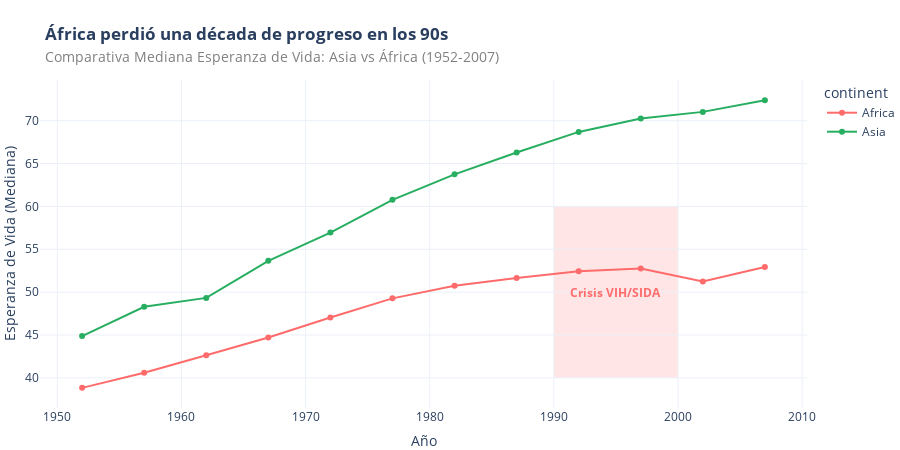

Notebook code cell kept with this figure:
### Markdown cell above
<h3>4. EL QUIEBRE</h3>
<h1>Cuando el Progreso se Detiene: La Crisis de los 90s</h1>

<div class="alert-box">
    <h3>⚠️ La Década Perdida</h3>
    <p>Mientras Asia disparó su esperanza de vida gracias a la industrialización, África sufrió un estancamiento brutal en los años 90. Esto no fue un fallo económico, fue una crisis sanitaria: <strong>la epidemia del VIH/SIDA</strong>.</p>
</div>

### Code cell
# Preparar datos agregados
df_group = df.groupby(['year', 'continent'])['lifeExp'].median().reset_index()

# FORCE FIX: Ensure success key exists
if 'success' not in colors: colors['success'] = '#27AE60'


# Filtrar solo Asia y África para contraste directo
df_contrast = df_group[df_group['continent'].isin(['Asia', 'Africa'])]

fig = px.line(
    df_contrast, 
    x='year', 
    y='lifeExp', 
    color='continent',
    color_discrete_map={'Asia': colors['success'], 'Africa': colors['alert']}, # Verde vs Rojo
    markers=True
)

fig.update_layout(
    title="<b>África perdió una década de progreso en los 90s</b><br><span style='font-size:14px; color:gray'>Comparativa Mediana Esperanza de Vida: Asia vs África (1952-2007)</span>",
    xaxis_title="Año",
    yaxis_title="Esperanza de Vida (Mediana)",
    margin=dict(t=80, l=0, r=0, b=0),
    height=450,
    showlegend=True
)

# Anotación del estancamiento
fig.add_shape(
    type="rect",
    x0=1990, y0=40, x1=2000, y1=60,
    fillcolor="red", opacity=0.1, layer="below", line_width=0,
)
fig.add_annotation(
    x=1995, y=50,
    text="Crisis VIH/SIDA",
    showarrow=False,
    font=dict(color=colors['alert'], size=12, weight="bold")
)

fig.show()

# Add Footer
fig.add_annotation(
    text="Fuente: Gapminder", 
    xref="paper", yref="paper", 
    x=1, y=-0.13, 
    showarrow=False, 
    font=dict(size=10, color="gray")
)
# Export
import os
if not os.path.exists("plots"):
    os.makedirs("plots")
fig.write_image(f"plots/linechart_hiv.png", width=1920, height=1080)

### Figure 1 — Plotly figure (JSON) as saved in the notebook; plotly's stock layout.template omitted (floating-point values rounded to 4 significant figures)
{"data": [{"hovertemplate": "continent=Africa<br>year=%{x}<br>lifeExp=%{y}<extra></extra>", "legendgroup": "Africa", "line": {"color": "#ff6b6b", "dash": "solid"}, "marker": {"symbol": "circle"}, "mode": "lines+markers", "name": "Africa", "orientation": "v", "showlegend": true, "type": "scatter", "x": [1952, 1957, 1962, 1967, 1972, 1977, 1982, 1987, 1992, 1997, 2002, 2007], "xaxis": "x", "y": [38.83, 40.59, 42.63, 44.7, 47.03, 49.27, 50.76, 51.64, 52.43, 52.76, 51.24, 52.93], "yaxis": "y"}, {"hovertemplate": "continent=Asia<br>year=%{x}<br>lifeExp=%{y}<extra></extra>", "legendgroup": "Asia", "line": {"color": "#27AE60", "dash": "solid"}, "marker": {"symbol": "circle"}, "mode": "lines+markers", "name": "Asia", "orientation": "v", "showlegend": true, "type": "scatter", "x": [1952, 1957, 1962, 1967, 1972, 1977, 1982, 1987, 1992, 1997, 2002, 2007], "xaxis": "x", "y": [44.87, 48.28, 49.33, 53.66, 56.95, 60.77, 63.74, 66.3, 68.69, 70.27, 71.03, 72.4], "yaxis": "y"}], "layout": {"annotations": [{"font": {"color": "#ff6b6b", "size": 12, "weight": "bold"}, "showarrow": false, "text": "Crisis VIH/SIDA", "x": 1995, "y": 50}], "height": 450, "legend": {"title": {"text": "continent"}, "tracegroupgap": 0}, "margin": {"b": 0, "l": 0, "r": 0, "t": 80}, "shapes": [{"fillcolor": "red", "layer": "below", "line": {"width": 0}, "opacity": 0.1, "type": "rect", "x0": 1990, "x1": 2000, "y0": 40, "y1": 60}], "showlegend": true, "title": {"text": "<b>África perdió una década de progreso en los 90s</b><br><span style='font-size:14px; color:gray'>Comparativa Mediana Esperanza de Vida: Asia vs África (1952-2007)</span>"}, "xaxis": {"anchor": "y", "domain": [0, 1], "title": {"text": "Año"}}, "yaxis": {"anchor": "x", "domain": [0, 1], "title": {"text": "Esperanza de Vida (Mediana)"}}}}
